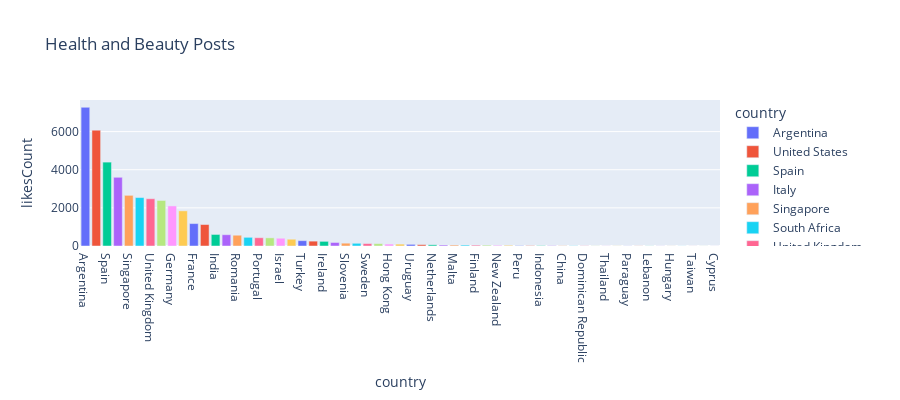

Notebook source saved alongside this figure:
### Markdown cell above
* Japan has the biggest like to comments ratio signifying that their users to like pictures more often than leaving a comment. Paraguay has the lowest like to comment ratio at 3. Their users tend to leave 1 comment for every 3 likes for their pictures.

***

### Code cell
hbcountrylikes = hb.groupby(['country'], as_index=False)['likesCount', 'commentsCount'].sum()
hbcountrylikes = hbcountrylikes.sort_values(by = ['likesCount'], ascending = False)
fig = px.bar(hbcountrylikes, x='country', y='likesCount',
             hover_data=['country', 'likesCount'], color='country',
             labels={'Likes'}, height=400, title = 'Health and Beauty Posts')
fig.show()

### Figure 1 — Plotly figure (JSON) as saved in the notebook; plotly's stock layout.template omitted (floating-point values rounded to 4 significant figures)
{"data": [{"alignmentgroup": "True", "hovertemplate": "country=%{x}<br>likesCount=%{y}<extra></extra>", "legendgroup": "Argentina", "marker": {"color": "#636efa"}, "name": "Argentina", "offsetgroup": "Argentina", "orientation": "v", "showlegend": true, "textposition": "auto", "type": "bar", "x": ["Argentina"], "xaxis": "x", "y": [7275], "yaxis": "y"}, {"alignmentgroup": "True", "hovertemplate": "country=%{x}<br>likesCount=%{y}<extra></extra>", "legendgroup": "United States", "marker": {"color": "#EF553B"}, "name": "United States", "offsetgroup": "United States", "orientation": "v", "showlegend": true, "textposition": "auto", "type": "bar", "x": ["United States"], "xaxis": "x", "y": [6076], "yaxis": "y"}, {"alignmentgroup": "True", "hovertemplate": "country=%{x}<br>likesCount=%{y}<extra></extra>", "legendgroup": "Spain", "marker": {"color": "#00cc96"}, "name": "Spain", "offsetgroup": "Spain", "orientation": "v", "showlegend": true, "textposition": "auto", "type": "bar", "x": ["Spain"], "xaxis": "x", "y": [4400], "yaxis": "y"}, {"alignmentgroup": "True", "hovertemplate": "country=%{x}<br>likesCount=%{y}<extra></extra>", "legendgroup": "Italy", "marker": {"color": "#ab63fa"}, "name": "Italy", "offsetgroup": "Italy", "orientation": "v", "showlegend": true, "textposition": "auto", "type": "bar", "x": ["Italy"], "xaxis": "x", "y": [3604], "yaxis": "y"}, {"alignmentgroup": "True", "hovertemplate": "country=%{x}<br>likesCount=%{y}<extra></extra>", "legendgroup": "Singapore", "marker": {"color": "#FFA15A"}, "name": "Singapore", "offsetgroup": "Singapore", "orientation": "v", "showlegend": true, "textposition": "auto", "type": "bar", "x": ["Singapore"], "xaxis": "x", "y": [2657], "yaxis": "y"}, {"alignmentgroup": "True", "hovertemplate": "country=%{x}<br>likesCount=%{y}<extra></extra>", "legendgroup": "South Africa", "marker": {"color": "#19d3f3"}, "name": "South Africa", "offsetgroup": "South Africa", "orientation": "v", "showlegend": true, "textposition": "auto", "type": "bar", "x": ["South Africa"], "xaxis": "x", "y": [2542], "yaxis": "y"}, {"alignmentgroup": "True", "hovertemplate": "country=%{x}<br>likesCount=%{y}<extra></extra>", "legendgroup": "United Kingdom", "marker": {"color": "#FF6692"}, "name": "United Kingdom", "offsetgroup": "United Kingdom", "orientation": "v", "showlegend": true, "textposition": "auto", "type": "bar", "x": ["United Kingdom"], "xaxis": "x", "y": [2480], "yaxis": "y"}, {"alignmentgroup": "True", "hovertemplate": "country=%{x}<br>likesCount=%{y}<extra></extra>", "legendgroup": "Canada", "marker": {"color": "#B6E880"}, "name": "Canada", "offsetgroup": "Canada", "orientation": "v", "showlegend": true, "textposition": "auto", "type": "bar", "x": ["Canada"], "xaxis": "x", "y": [2388], "yaxis": "y"}, {"alignmentgroup": "True", "hovertemplate": "country=%{x}<br>likesCount=%{y}<extra></extra>", "legendgroup": "Germany", "marker": {"color": "#FF97FF"}, "name": "Germany", "offsetgroup": "Germany", "orientation": "v", "showlegend": true, "textposition": "auto", "type": "bar", "x": ["Germany"], "xaxis": "x", "y": [2103], "yaxis": "y"}, {"alignmentgroup": "True", "hovertemplate": "country=%{x}<br>likesCount=%{y}<extra></extra>", "legendgroup": "Mexico", "marker": {"color": "#FECB52"}, "name": "Mexico", "offsetgroup": "Mexico", "orientation": "v", "showlegend": true, "textposition": "auto", "type": "bar", "x": ["Mexico"], "xaxis": "x", "y": [1844], "yaxis": "y"}, {"alignmentgroup": "True", "hovertemplate": "country=%{x}<br>likesCount=%{y}<extra></extra>", "legendgroup": "France", "marker": {"color": "#636efa"}, "name": "France", "offsetgroup": "France", "orientation": "v", "showlegend": true, "textposition": "auto", "type": "bar", "x": ["France"], "xaxis": "x", "y": [1176], "yaxis": "y"}, {"alignmentgroup": "True", "hovertemplate": "country=%{x}<br>likesCount=%{y}<extra></extra>", "legendgroup": "Croatia", "marker": {"color": "#EF553B"}, "name": "Croatia", "offsetgroup": "Croatia", "orientation": "v", "showlegend": true, "textposition": "auto", "type": "bar", "x": ["Croatia"], "xaxis": "x", "y": [1126], "yaxis": "y"}, {"alignmentgroup": "True", "hovertemplate": "country=%{x}<br>likesCount=%{y}<extra></extra>", "legendgroup": "India", "marker": {"color": "#00cc96"}, "name": "India", "offsetgroup": "India", "orientation": "v", "showlegend": true, "textposition": "auto", "type": "bar", "x": ["India"], "xaxis": "x", "y": [606], "yaxis": "y"}, {"alignmentgroup": "True", "hovertemplate": "country=%{x}<br>likesCount=%{y}<extra></extra>", "legendgroup": "Chile", "marker": {"color": "#ab63fa"}, "name": "Chile", "offsetgroup": "Chile", "orientation": "v", "showlegend": true, "textposition": "auto", "type": "bar", "x": ["Chile"], "xaxis": "x", "y": [592], "yaxis": "y"}, {"alignmentgroup": "True", "hovertemplate": "country=%{x}<br>likesCount=%{y}<extra></extra>", "legendgroup": "Romania", "marker": {"color": "#FFA15A"}, "name": "Romania", "offsetgroup": "Romania", "orientation": "v", "showlegend": true, "textposition": "auto", "type": "bar", "x": ["Romania"], "xaxis": "x", "y": [565], "yaxis": "y"}, {"alignmentgroup": "True", "hovertemplate": "country=%{x}<br>likesCount=%{y}<extra></extra>", "legendgroup": "Austria", "marker": {"color": "#19d3f3"}, "name": "Austria", "offsetgroup": "Austria", "orientation": "v", "showlegend": true, "textposition": "auto", "type": "bar", "x": ["Austria"], "xaxis": "x", "y": [456], "yaxis": "y"}, {"alignmentgroup": "True", "hovertemplate": "country=%{x}<br>likesCount=%{y}<extra></extra>", "legendgroup": "Portugal", "marker": {"color": "#FF6692"}, "name": "Portugal", "offsetgroup": "Portugal", "orientation": "v", "showlegend": true, "textposition": "auto", "type": "bar", "x": ["Portugal"], "xaxis": "x", "y": [435], "yaxis": "y"}, {"alignmentgroup": "True", "hovertemplate": "country=%{x}<br>likesCount=%{y}<extra></extra>", "legendgroup": "Malaysia", "marker": {"color": "#B6E880"}, "name": "Malaysia", "offsetgroup": "Malaysia", "orientation": "v", "showlegend": true, "textposition": "auto", "type": "bar", "x": ["Malaysia"], "xaxis": "x", "y": [428], "yaxis": "y"}, {"alignmentgroup": "True", "hovertemplate": "country=%{x}<br>likesCount=%{y}<extra></extra>", "legendgroup": "Israel", "marker": {"color": "#FF97FF"}, "name": "Israel", "offsetgroup": "Israel", "orientation": "v", "showlegend": true, "textposition": "auto", "type": "bar", "x": ["Israel"], "xaxis": "x", "y": [408], "yaxis": "y"}, {"alignmentgroup": "True", "hovertemplate": "country=%{x}<br>likesCount=%{y}<extra></extra>", "legendgroup": "Belgium", "marker": {"color": "#FECB52"}, "name": "Belgium", "offsetgroup": "Belgium", "orientation": "v", "showlegend": true, "textposition": "auto", "type": "bar", "x": ["Belgium"], "xaxis": "x", "y": [355], "yaxis": "y"}, {"alignmentgroup": "True", "hovertemplate": "country=%{x}<br>likesCount=%{y}<extra></extra>", "legendgroup": "Turkey", "marker": {"color": "#636efa"}, "name": "Turkey", "offsetgroup": "Turkey", "orientation": "v", "showlegend": true, "textposition": "auto", "type": "bar", "x": ["Turkey"], "xaxis": "x", "y": [280], "yaxis": "y"}, {"alignmentgroup": "True", "hovertemplate": "country=%{x}<br>likesCount=%{y}<extra></extra>", "legendgroup": "Colombia", "marker": {"color": "#EF553B"}, "name": "Colombia", "offsetgroup": "Colombia", "orientation": "v", "showlegend": true, "textposition": "auto", "type": "bar", "x": ["Colombia"], "xaxis": "x", "y": [255], "yaxis": "y"}, {"alignmentgroup": "True", "hovertemplate": "country=%{x}<br>likesCount=%{y}<extra></extra>", "legendgroup": "Ireland", "marker": {"color": "#00cc96"}, "name": "Ireland", "offsetgroup": "Ireland", "orientation": "v", "showlegend": true, "textposition": "auto", "type": "bar", "x": ["Ireland"], "xaxis": "x", "y": [244], "yaxis": "y"}, {"alignmentgroup": "True", "hovertemplate": "country=%{x}<br>likesCount=%{y}<extra></extra>", "legendgroup": "Bulgaria", "marker": {"color": "#ab63fa"}, "name": "Bulgaria", "offsetgroup": "Bulgaria", "orientation": "v", "showlegend": true, "textposition": "auto", "type": "bar", "x": ["Bulgaria"], "xaxis": "x", "y": [184], "yaxis": "y"}, {"alignmentgroup": "True", "hovertemplate": "country=%{x}<br>likesCount=%{y}<extra></extra>", "legendgroup": "Slovenia", "marker": {"color": "#FFA15A"}, "name": "Slovenia", "offsetgroup": "Slovenia", "orientation": "v", "showlegend": true, "textposition": "auto", "type": "bar", "x": ["Slovenia"], "xaxis": "x", "y": [148], "yaxis": "y"}, {"alignmentgroup": "True", "hovertemplate": "country=%{x}<br>likesCount=%{y}<extra></extra>", "legendgroup": "Australia", "marker": {"color": "#19d3f3"}, "name": "Australia", "offsetgroup": "Australia", "orientation": "v", "showlegend": true, "textposition": "auto", "type": "bar", "x": ["Australia"], "xaxis": "x", "y": [142], "yaxis": "y"}, {"alignmentgroup": "True", "hovertemplate": "country=%{x}<br>likesCount=%{y}<extra></extra>", "legendgroup": "Sweden", "marker": {"color": "#FF6692"}, "name": "Sweden", "offsetgroup": "Sweden", "orientation": "v", "showlegend": true, "textposition": "auto", "type": "bar", "x": ["Sweden"], "xaxis": "x", "y": [128], "yaxis": "y"}, {"alignmentgroup": "True", "hovertemplate": "country=%{x}<br>likesCount=%{y}<extra></extra>", "legendgroup": "Costa Rica", "marker": {"color": "#B6E880"}, "name": "Costa Rica", "offsetgroup": "Costa Rica", "orientation": "v", "showlegend": true, "textposition": "auto", "type": "bar", "x": ["Costa Rica"], "xaxis": "x", "y": [125], "yaxis": "y"}, {"alignmentgroup": "True", "hovertemplate": "country=%{x}<br>likesCount=%{y}<extra></extra>", "legendgroup": "Hong Kong", "marker": {"color": "#FF97FF"}, "name": "Hong Kong", "offsetgroup": "Hong Kong", "orientation": "v", "showlegend": true, "textposition": "auto", "type": "bar", "x": ["Hong Kong"], "xaxis": "x", "y": [102], "yaxis": "y"}, {"alignmentgroup": "True", "hovertemplate": "country=%{x}<br>likesCount=%{y}<extra></extra>", "legendgroup": "Brazil", "marker": {"color": "#FECB52"}, "name": "Brazil", "offsetgroup": "Brazil", "orientation": "v", "showlegend": true, "textposition": "auto", "type": "bar", "x": ["Brazil"], "xaxis": "x", "y": [99], "yaxis": "y"}, {"alignmentgroup": "True", "hovertemplate": "country=%{x}<br>likesCount=%{y}<extra></extra>", "legendgroup": "Uruguay", "marker": {"color": "#636efa"}, "name": "Uruguay", "offsetgroup": "Uruguay", "orientation": "v", "showlegend": true, "textposition": "auto", "type": "bar", "x": ["Uruguay"], "xaxis": "x", "y": [86], "yaxis": "y"}, {"alignmentgroup": "True", "hovertemplate": "country=%{x}<br>likesCount=%{y}<extra></extra>", "legendgroup": "Bolivia", "marker": {"color": "#EF553B"}, "name": "Bolivia", "offsetgroup": "Bolivia", "orientation": "v", "showlegend": true, "textposition": "auto", "type": "bar", "x": ["Bolivia"], "xaxis": "x", "y": [72], "yaxis": "y"}, {"alignmentgroup": "True", "hovertemplate": "country=%{x}<br>likesCount=%{y}<extra></extra>", "legendgroup": "Netherlands", "marker": {"color": "#00cc96"}, "name": "Netherlands", "offsetgroup": "Netherlands", "orientation": "v", "showlegend": true, "textposition": "auto", "type": "bar", "x": ["Netherlands"], "xaxis": "x", "y": [63], "yaxis": "y"}, {"alignmentgroup": "True", "hovertemplate": "country=%{x}<br>likesCount=%{y}<extra></extra>", "legendgroup": "Ecuador", "marker": {"color": "#ab63fa"}, "name": "Ecuador", "offsetgroup": "Ecuador", "orientation": "v", "showlegend": true, "textposition": "auto", "type": "bar", "x": ["Ecuador"], "xaxis": "x", "y": [51], "yaxis": "y"}, {"alignmentgroup": "True", "hovertemplate": "country=%{x}<br>likesCount=%{y}<extra></extra>", "legendgroup": "Malta", "marker": {"color": "#FFA15A"}, "name": "Malta", "offsetgroup": "Malta", "orientation": "v", "showlegend": true, "textposition": "auto", "type": "bar", "x": ["Malta"], "xaxis": "x", "y": [50], "yaxis": "y"}, {"alignmentgroup": "True", "hovertemplate": "country=%{x}<br>likesCount=%{y}<extra></extra>", "legendgroup": "Japan", "marker": {"color": "#19d3f3"}, "name": "Japan", "offsetgroup": "Japan", "orientation": "v", "showlegend": true, "textposition": "auto", "type": "bar", "x": ["Japan"], "xaxis": "x", "y": [49], "yaxis": "y"}, {"alignmentgroup": "True", "hovertemplate": "country=%{x}<br>likesCount=%{y}<extra></extra>", "legendgroup": "Finland", "marker": {"color": "#FF6692"}, "name": "Finland", "offsetgroup": "Finland", "orientation": "v", "showlegend": true, "textposition": "auto", "type": "bar", "x": ["Finland"], "xaxis": "x", "y": [45], "yaxis": "y"}, {"alignmentgroup": "True", "hovertemplate": "country=%{x}<br>likesCount=%{y}<extra></extra>", "legendgroup": "Poland", "marker": {"color": "#B6E880"}, "name": "Poland", "offsetgroup": "Poland", "orientation": "v", "showlegend": true, "textposition": "auto", "type": "bar", "x": ["Poland"], "xaxis": "x", "y": [44], "yaxis": "y"}, {"alignmentgroup": "True", "hovertemplate": "country=%{x}<br>likesCount=%{y}<extra></extra>", "legendgroup": "New Zealand", "marker": {"color": "#FF97FF"}, "name": "New Zealand", "offsetgroup": "New Zealand", "orientation": "v", "showlegend": true, "textposition": "auto", "type": "bar", "x": ["New Zealand"], "xaxis": "x", "y": [38], "yaxis": "y"}, {"alignmentgroup": "True", "hovertemplate": "country=%{x}<br>likesCount=%{y}<extra></extra>", "legendgroup": "Greece", "marker": {"color": "#FECB52"}, "name": "Greece", "offsetgroup": "Greece", "orientation": "v", "showlegend": true, "textposition": "auto", "type": "bar", "x": ["Greece"], "xaxis": "x", "y": [37], "yaxis": "y"}, {"alignmentgroup": "True", "hovertemplate": "country=%{x}<br>likesCount=%{y}<extra></extra>", "legendgroup": "Peru", "marker": {"color": "#636efa"}, "name": "Peru", "offsetgroup": "Peru", "orientation": "v", "showlegend": true, "textposition": "auto", "type": "bar", "x": ["Peru"], "xaxis": "x", "y": [20], "yaxis": "y"}, {"alignmentgroup": "True", "hovertemplate": "country=%{x}<br>likesCount=%{y}<extra></extra>", "legendgroup": "Czechia", "marker": {"color": "#EF553B"}, "name": "Czechia", "offsetgroup": "Czechia", "orientation": "v", "showlegend": true, "textposition": "auto", "type": "bar", "x": ["Czechia"], "xaxis": "x", "y": [19], "yaxis": "y"}, {"alignmentgroup": "True", "hovertemplate": "country=%{x}<br>likesCount=%{y}<extra></extra>", "legendgroup": "Indonesia", "marker": {"color": "#00cc96"}, "name": "Indonesia", "offsetgroup": "Indonesia", "orientation": "v", "showlegend": true, "textposition": "auto", "type": "bar", "x": ["Indonesia"], "xaxis": "x", "y": [18], "yaxis": "y"}, {"alignmentgroup": "True", "hovertemplate": "country=%{x}<br>likesCount=%{y}<extra></extra>", "legendgroup": "Guatemala", "marker": {"color": "#ab63fa"}, "name": "Guatemala", "offsetgroup": "Guatemala", "orientation": "v", "showlegend": true, "textposition": "auto", "type": "bar", "x": ["Guatemala"], "xaxis": "x", "y": [18], "yaxis": "y"}, {"alignmentgroup": "True", "hovertemplate": "country=%{x}<br>likesCount=%{y}<extra></extra>", "legendgroup": "China", "marker": {"color": "#FFA15A"}, "name": "China", "offsetgroup": "China", "orientation": "v", "showlegend": true, "textposition": "auto", "type": "bar", "x": ["China"], "xaxis": "x", "y": [13], "yaxis": "y"}, {"alignmentgroup": "True", "hovertemplate": "country=%{x}<br>likesCount=%{y}<extra></extra>", "legendgroup": "Andorra", "marker": {"color": "#19d3f3"}, "name": "Andorra", "offsetgroup": "Andorra", "orientation": "v", "showlegend": true, "textposition": "auto", "type": "bar", "x": ["Andorra"], "xaxis": "x", "y": [11], "yaxis": "y"}, {"alignmentgroup": "True", "hovertemplate": "country=%{x}<br>likesCount=%{y}<extra></extra>", "legendgroup": "Dominican Republic", "marker": {"color": "#FF6692"}, "name": "Dominican Republic", "offsetgroup": "Dominican Republic", "orientation": "v", "showlegend": true, "textposition": "auto", "type": "bar", "x": ["Dominican Republic"], "xaxis": "x", "y": [10], "yaxis": "y"}, {"alignmentgroup": "True", "hovertemplate": "country=%{x}<br>likesCount=%{y}<extra></extra>", "legendgroup": "Philippines", "marker": {"color": "#B6E880"}, "name": "Philippines", "offsetgroup": "Philippines", "orientation": "v", "showlegend": true, "textposition": "auto", "type": "bar", "x": ["Philippines"], "xaxis": "x", "y": [7], "yaxis": "y"}, {"alignmentgroup": "True", "hovertemplate": "country=%{x}<br>likesCount=%{y}<extra></extra>", "legendgroup": "Thailand", "marker": {"color": "#FF97FF"}, "name": "Thailand", "offsetgroup": "Thailand", "orientation": "v", "showlegend": true, "textposition": "auto", "type": "bar", "x": ["Thailand"], "xaxis": "x", "y": [7], "yaxis": "y"}, {"alignmentgroup": "True", "hovertemplate": "country=%{x}<br>likesCount=%{y}<extra></extra>", "legendgroup": "Switzerland", "marker": {"color": "#FECB52"}, "name": "Switzerland", "offsetgroup": "Switzerland", "orientation": "v", "showlegend": true, "textposition": "auto", "type": "bar", "x": ["Switzerland"], "xaxis": "x", "y": [7], "yaxis": "y"}, {"alignmentgroup": "True", "hovertemplate": "country=%{x}<br>likesCount=%{y}<extra></extra>", "legendgroup": "Paraguay", "marker": {"color": "#636efa"}, "name": "Paraguay", "offsetgroup": "Paraguay", "orientation": "v", "showlegend": true, "textposition": "auto", "type": "bar", "x": ["Paraguay"], "xaxis": "x", "y": [6], "yaxis": "y"}, {"alignmentgroup": "True", "hovertemplate": "country=%{x}<br>likesCount=%{y}<extra></extra>", "legendgroup": "Denmark", "marker": {"color": "#EF553B"}, "name": "Denmark", "offsetgroup": "Denmark", "orientation": "v", "showlegend": true, "textposition": "auto", "type": "bar", "x": ["Denmark"], "xaxis": "x", "y": [5], "yaxis": "y"}, {"alignmentgroup": "True", "hovertemplate": "country=%{x}<br>likesCount=%{y}<extra></extra>", "legendgroup": "Lebanon", "marker": {"color": "#00cc96"}, "name": "Lebanon", "offsetgroup": "Lebanon", "orientation": "v", "showlegend": true, "textposition": "auto", "type": "bar", "x": ["Lebanon"], "xaxis": "x", "y": [5], "yaxis": "y"}, {"alignmentgroup": "True", "hovertemplate": "country=%{x}<br>likesCount=%{y}<extra></extra>", "legendgroup": "Norway", "marker": {"color": "#ab63fa"}, "name": "Norway", "offsetgroup": "Norway", "orientation": "v", "showlegend": true, "textposition": "auto", "type": "bar", "x": ["Norway"], "xaxis": "x", "y": [5], "yaxis": "y"}, {"alignmentgroup": "True", "hovertemplate": "country=%{x}<br>likesCount=%{y}<extra></extra>", "legendgroup": "Hungary", "marker": {"color": "#FFA15A"}, "name": "Hungary", "offsetgroup": "Hungary", "orientation": "v", "showlegend": true, "textposition": "auto", "type": "bar", "x": ["Hungary"], "xaxis": "x", "y": [4], "yaxis": "y"}, {"alignmentgroup": "True", "hovertemplate": "country=%{x}<br>likesCount=%{y}<extra></extra>", "legendgroup": "South Korea", "marker": {"color": "#19d3f3"}, "name": "South Korea", "offsetgroup": "South Korea", "orientation": "v", "showlegend": true, "textposition": "auto", "type": "bar", "x": ["South Korea"], "xaxis": "x", "y": [4], "yaxis": "y"}, {"alignmentgroup": "True", "hovertemplate": "country=%{x}<br>likesCount=%{y}<extra></extra>", "legendgroup": "Taiwan", "marker": {"color": "#FF6692"}, "name": "Taiwan", "offsetgroup": "Taiwan", "orientation": "v", "showlegend": true, "textposition": "auto", "type": "bar", "x": ["Taiwan"], "xaxis": "x", "y": [3], "yaxis": "y"}, {"alignmentgroup": "True", "hovertemplate": "country=%{x}<br>likesCount=%{y}<extra></extra>", "legendgroup": "Namibia", "marker": {"color": "#B6E880"}, "name": "Namibia", "offsetgroup": "Namibia", "orientation": "v", "showlegend": true, "textposition": "auto", "type": "bar", "x": ["Namibia"], "xaxis": "x", "y": [3], "yaxis": "y"}, {"alignmentgroup": "True", "hovertemplate": "country=%{x}<br>likesCount=%{y}<extra></extra>", "legendgroup": "Cyprus", "marker": {"color": "#FF97FF"}, "name": "Cyprus", "offsetgroup": "Cyprus", "orientation": "v", "showlegend": true, "textposition": "auto", "type": "bar", "x": ["Cyprus"], "xaxis": "x", "y": [2], "yaxis": "y"}], "layout": {"barmode": "relative", "height": 400, "legend": {"title": {"text": "country"}, "tracegroupgap": 0}, "title": {"text": "Health and Beauty Posts"}, "xaxis": {"anchor": "y", "categoryarray": ["Argentina", "United States", "Spain", "Italy", "Singapore", "South Africa", "United Kingdom", "Canada", "Germany", "Mexico", "France", "Croatia", "India", "Chile", "Romania", "Austria", "Portugal", "Malaysia", "Israel", "Belgium", "Turkey", "Colombia", "Ireland", "Bulgaria", "Slovenia", "Australia", "Sweden", "Costa Rica", "Hong Kong", "Brazil", "Uruguay", "Bolivia", "Netherlands", "Ecuador", "Malta", "Japan", "Finland", "Poland", "New Zealand", "Greece", "Peru", "Czechia", "Indonesia", "Guatemala", "China", "Andorra", "Dominican Republic", "Philippines", "Thailand", "Switzerland", "Paraguay", "Denmark", "Lebanon", "Norway", "Hungary", "South Korea", "Taiwan", "Namibia", "Cyprus"], "categoryorder": "array", "domain": [0, 1], "title": {"text": "country"}}, "yaxis": {"anchor": "x", "domain": [0, 1], "title": {"text": "likesCount"}}}}
